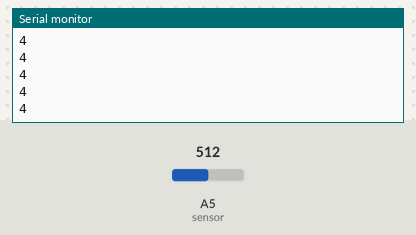
Bench run of a sketch on a simulated Arduino Uno, built with avr-gcc and run on an emulated ATmega328P. Shown: the last lines printed to the serial monitor. The test bench sets the inputs (shaded band); at power-on: A5 (sensor) = 512.

Above: at 1.2 s.
1.3 s: A5 (sensor) set to 716
At 1.31 s:
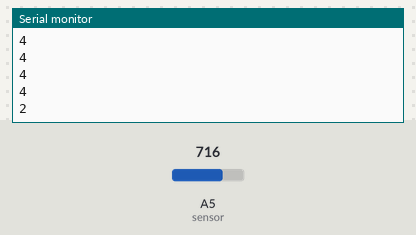
2.8 s: A5 (sensor) set to 306
At 2.81 s:
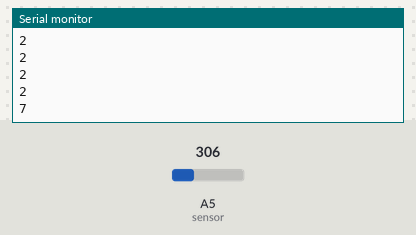
Timing chart, 0 to 5.8 s (numbered marks = the images above; inputs shaded):
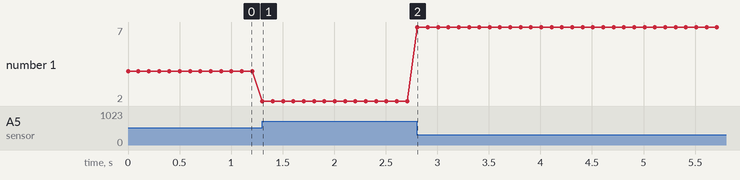

The sketch:

RobotTestSensore1USB.ino
```cpp
/*
  Sends sensor data to Arduino
  (needs SensorGraph and Amarino app installed and running on Android)

  The formula to translate SensorValue into Distance (the formula is only valid for a SensorValue between 80 to 530) is:
  Distance (cm) = 2076/(SensorValue - 11)

*/

#include <SoftwareSerial.h>


//MeetAndroidSS meetAndroid(9600, 1, 0);

int sensor = A5;
int dist;
int sensVal;

void setup()
{
  // we initialize analog pin 5 as an input pin
  pinMode(sensor, INPUT);
  Serial.begin(9600);
}

void loop()
{

  // read input pin and send result to Android
  sensVal=analogRead(sensor);
  dist=2076/(sensVal - 11);
  Serial.println(dist);

  // add a little delay otherwise the phone is pretty busy
  delay(100);
}
```

Measured:
- after the input at 1.3 s, the serial monitor: prints a new line at once (image 1)
- after the input at 2.8 s, the serial monitor: prints a new line at once (image 2)
- plotted number 1: 4 → 2 after the input at 1.3 s, 2 → 7 after the input at 2.8 s
